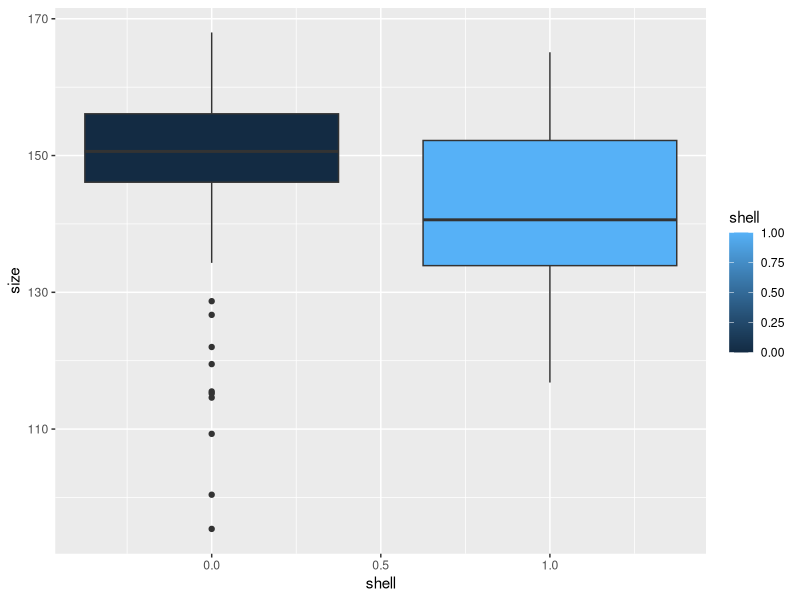
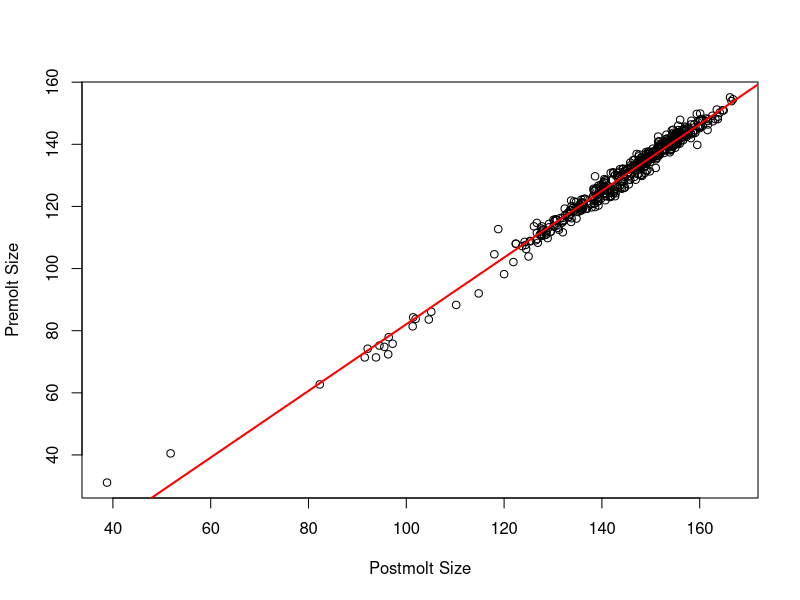
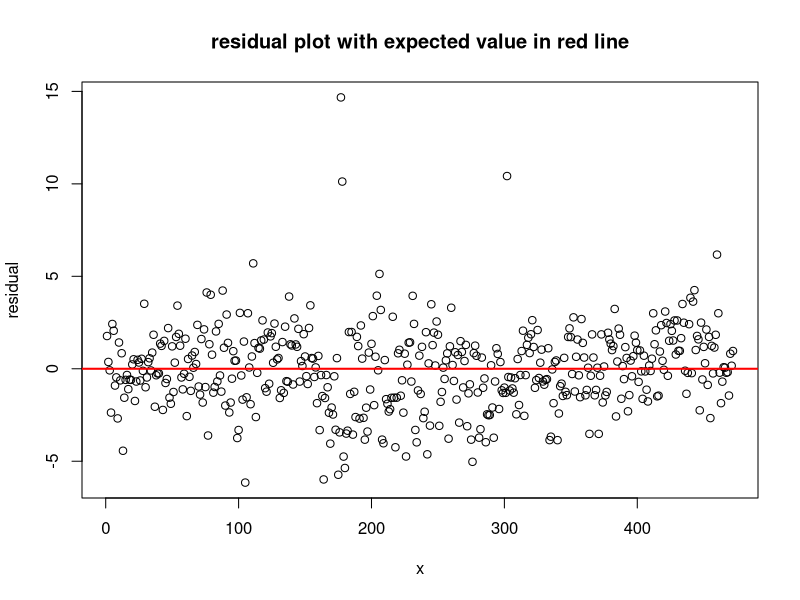
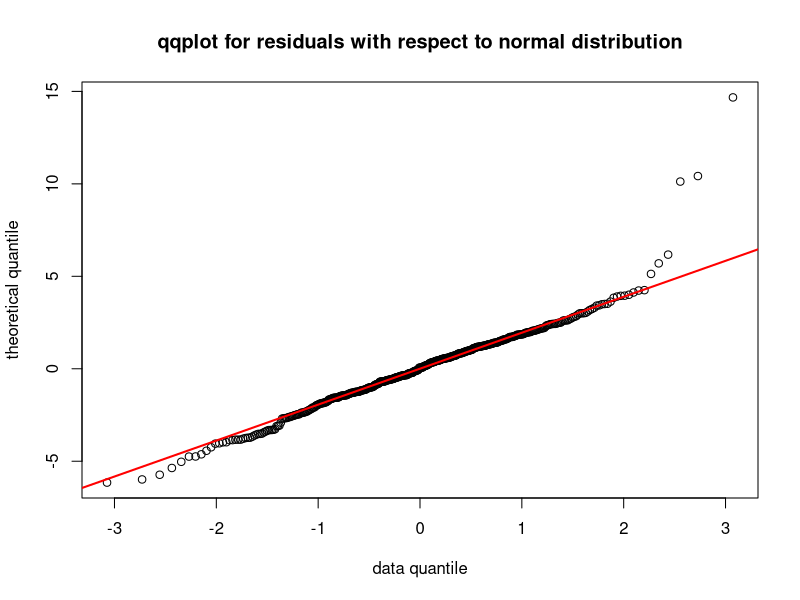
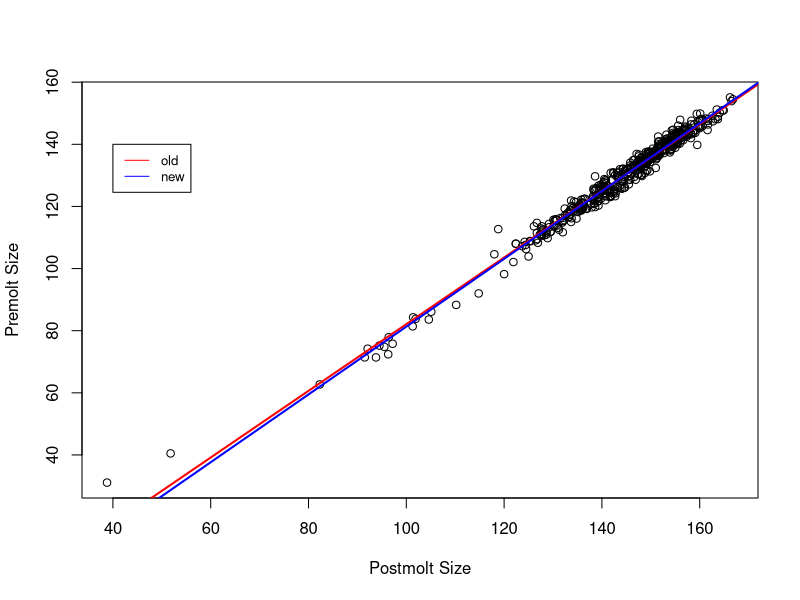
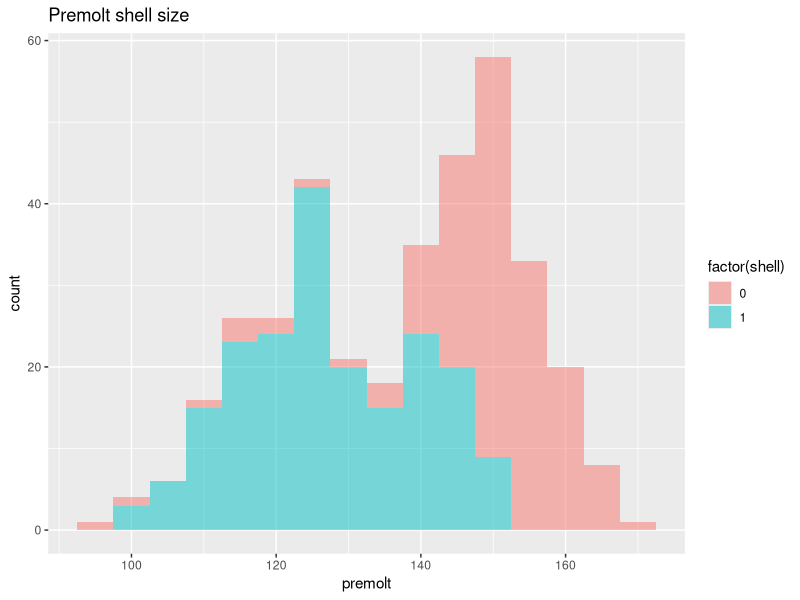

Source code (R) for these figures, in order:
## ---- chunk 1
# read data into workspace
molt <- read.csv('crabmolt.csv')
pop <- read.csv('crabpop.csv')
## ---- chunk 2
library(ggplot2)
library(dplyr)
ggplot(data = pop, aes(x = shell, y = size, group = shell)) +
  geom_boxplot(aes(fill = shell))
## ---- chunk 3
fouled_shell <- filter(pop, shell == 0)
clean_shell <- filter(pop, shell == 1)

fouled_shell_sd <- sd(fouled_shell$size)
clean_shell_sd <- sd(clean_shell$size)
fouled_shell_sd
clean_shell_sd

summary(fouled_shell$size)
summary(clean_shell$size)
## ---- chunk 4
y <- molt$presz
x <- molt$postsz
fit_y <- lm(y~x)
## ---- chunk 5
plot(x,y, xlab = 'Postmolt Size', ylab = 'Premolt Size')
abline(a = fit_y$coefficients[[1]], b = fit_y$coefficients[[2]], col = 'red', lwd = 2)

var_percent <- 100*cor(x,y)^2
## ---- chunk 6
residuals <- y - (fit_y$coefficients[[1]] + fit_y$coefficients[[2]]*x)
r_mean <- mean(residuals)
plot(residuals, xlab = 'x', ylab = 'residual', main = 'residual plot with expected value in red line')
abline(h = r_mean, col = 'red', lwd = 2)
qqnorm(residuals, xlab = 'data quantile', ylab = 'theoretical quantile', main = 'qqplot for residuals with respect to normal distribution')
qqline(residuals, col = 'red', lwd = 2)
## ---- chunk 7
slope <- fit_y$coefficients[[2]]
intercept <- fit_y$coefficients[[1]]
n = length(x)
RSS <- sum((y-(intercept + slope*x))^2)
s <- sqrt(RSS/(n-2))
estimated_sd <- sqrt((s^2)/((n-1)*var(x)))
t <- (slope-0)/estimated_sd

p_val <- pt(t, df = n-2, lower.tail = FALSE)*2
## ---- chunk 8
new_df <- filter(molt, molt$presz>=100)

y1 <- new_df$presz
x1 <- new_df$postsz
fit_y1 <- lm(y1~x1)

plot(x,y, xlab = 'Postmolt Size', ylab = 'Premolt Size')
abline(a = fit_y$coefficients[[1]], b = fit_y$coefficients[[2]], col = 'red', lwd = 2)
abline(a = fit_y1$coefficients[[1]], b = fit_y1$coefficients[[2]], col = 'blue', lwd = 2)
legend(40, 140, legend = c("old", "new"), col = c("red", "blue"), lty=c(1, 1), cex=0.8)
## ---- chunk 9
pop_premolt <- mutate(pop, premolt = ifelse(pop$shell == 0, pop$size, slope*pop$size + intercept))

filtered <- filter(pop_premolt, shell == 1)
summary(filtered$premolt)

ggplot(pop_premolt) +
  geom_histogram(aes(x = premolt, fill = factor(shell)), alpha = 0.5, binwidth=5) +
  ggtitle('Premolt shell size')
